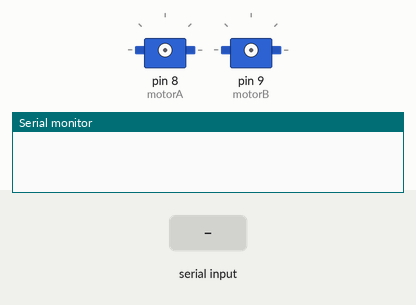
A sketch run on a simulated Arduino Uno, built with avr-gcc and run on an emulated ATmega328P. Shown: 2 × servo, the last lines printed to the serial monitor. The inputs (shaded band) are chosen by the test bench.

Above: at 1.2 s.
1.3 s: "F" received over the second serial link
2.8 s: "B" received over the second serial link
At 3.4 s:
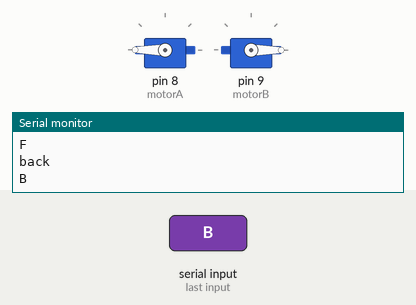
4.3 s: "L" received over the second serial link
At 4.6 s:
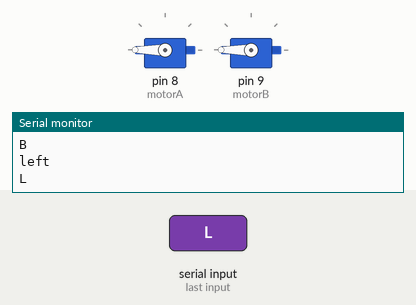
5.8 s: "R" received over the second serial link
At 6.9 s:
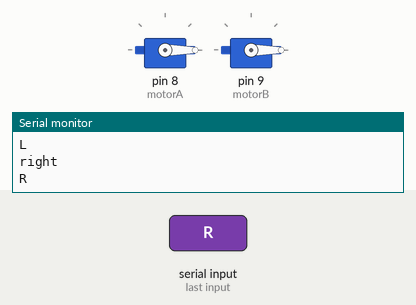
Timing chart, 0 to 8.8 s (numbered marks = the images above; inputs shaded):
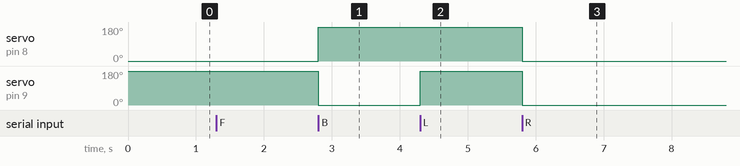

Measured:
- after the input at 2.8 s, servo on pin 8 (motorA): 0° → 180° at once; servo on pin 9 (motorB): 180° → 0° at once
- after the input at 4.3 s, servo on pin 9 (motorB): 0° → 180° at once
- after the input at 5.8 s, servo on pin 8 (motorA), servo on pin 9 (motorB): 180° → 0° at once

The sketch:

robotBluetooh.ino
```cpp
/**
 * Código para manejar un robot mediante bluetooth desde el móvil, con servos de rotación continua.
 * Aplicación Android: Arduino Bluetooth RC Car
 *
 * Nota: En un transmisión serie la conexión es cruzada, es decir, Tx bluetooth con Rx Arduino y
 * Rx bluetooth con Tx Arduino
 */

#include <SoftwareSerial.h> //Librería necesaria para bluetooth, ya que es una conexión serial.
#include <Servo.h>


/***   variables Globales   ***/
SoftwareSerial blueToothSerial(10, 11); //conexión Tx(transmisión) Rx(Recepción)

//objetos de tipo servo
Servo servoA, servoB;

//pines a los que irán conectados los servos de rotación continua (motores)
int motorA = 8;
int motorB = 9;

/***    Declaración de funciones   ***/
void up ();
void back ();
void left ();
void right ();
void stop ();

void setup()
{
  Serial.begin(9600); //configuramos el modo monitor, para mostrar el texto en el pc
  blueToothSerial.begin(9600); //ponemos los baudios a los que funciona el bluetooth
  blueToothSerial.flush(); //limpiamos el buffer del bluetooth por si hubiese algo
}
void loop()
{
  //si el bluetooth esta habilitado
  if (blueToothSerial.available()) {

    //hacemos una lectura de lo que recive el bluetooth
    char valor = blueToothSerial.read();

    //si recibe una F llamamos a la función up
    if (valor == 'F') {
      up();
    } else if (valor == 'B') { //si recibimos una B
      back();
    } else if (valor == 'L') { //si recibimos una L
      left();
    } else if (valor == 'R') { //si recibimos una R
      right();
    } else if (valor == 'S') { //si recibimos una S
      stop();
    }
    Serial.println(valor); //pinto en pantalla el valor recibido
    delay(15);
  }


}

/***   Functiones   ***/

//función hacia delante
void up () {
  //configuro a que pines esta conectado el servo de rotación continua
  servoA.attach(motorA);
  servoB.attach(motorB);

  //Giro el servo de rotación continua en un sentido, al ser de rotación continua
  //no sabe cuantos grados gira y nunca para mientras siga la señal
  servoA.write(-180);
  servoB.write(180);

  Serial.println("up"); //imprimo por pantalla
}

//función hacia atrás
void back () {
  servoA.attach(motorA);
  servoB.attach(motorB);
  servoA.write(180);
  servoB.write(-180);

  Serial.println("back");
}

//función ir a la izquierda
void left () {
  servoA.attach(motorA);
  servoB.attach(motorB);
  servoA.write(180);
  servoB.write(180);
  Serial.println("left");
}

//función ir a la derecha
void right () {
  servoA.attach(motorA);
  servoB.attach(motorB);
  servoA.write(-180);
  servoB.write(-180);
  Serial.println("right");
}

//función parar
void stop () {
  //paro los servos desconectandoles
  servoA.detach();
  servoB.detach();
  Serial.println("stop");
}
```
